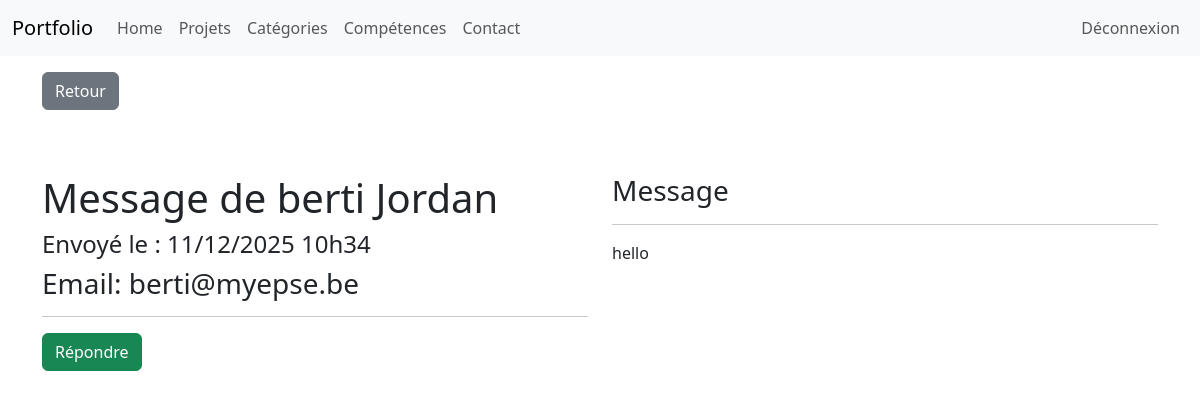
Screenshot of /admin/viewContact.php?id=1 (signed in) with the database file from the repository.
### tables this page shows
CREATE TABLE IF NOT EXISTS `contact` (
  `id` int NOT NULL AUTO_INCREMENT,
  `nom` varchar(255) NOT NULL,
  `email` varchar(255) NOT NULL,
  `date` datetime NOT NULL,
  `message` text NOT NULL,
  PRIMARY KEY (`id`)
);

### admin/viewContact.php (the view, shortened to what this page needs)
<?php
require "../config/connexion.php";
if(isset($_GET['id']) && is_numeric($_GET['id']))
{
    $id = htmlspecialchars($_GET['id']);
}
else{
    header("LOCATION:contact.php");
    exit();
}
$verif = $bdd->prepare("SELECT id, nom, email, DATE_FORMAT(date,'%d/%m/%Y %Hh%i') AS mydate, message FROM contact WHERE id=?");
$verif->execute([$id]);
$donVerif = $verif->fetch();
?>
<!DOCTYPE html>
<html lang="en">
<head>
    <link href="https://cdn.jsdelivr.net/npm/bootstrap@5.3.8/dist/css/bootstrap.min.css" rel="stylesheet">
    <link rel="stylesheet" href="style.css">
</head>
<body>
<?php
include("partials/nav.php");
?>
<div class="container">
    <a href="contact.php" class="btn btn-secondary my-3">Retour</a>
    <div class="row">
        <div class="col-md-6 py-5"">
            <h1>Message de <?= $donVerif['nom'] ?></h1>
            <h4>Envoyé le : <?= $donVerif['mydate'] ?></h4>
            <h3>Email: <?= $donVerif['email'] ?></h3>
            <hr>
            <a href="mailto:<?= $donVerif['email'] ?>" class="btn btn-success">Répondre</a>
        </div>
        <div class="col-md-6 py-5">
            <h3>Message</h3>
            <hr>
            <?= nl2br($donVerif['message']) ?>
        </div>
    </div>
</div>
</body>
</html>

### rows the page displays
contact: nom "berti Jordan", email "berti@myepse.be", message "hello"

### other values shown
$donVerif['mydate'] "11/12/2025 10h34"
